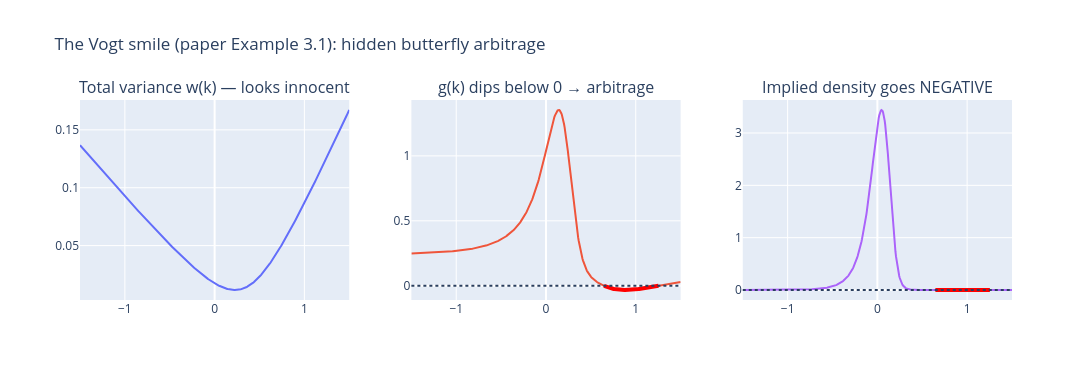

The notebook cell saved with this chart:
### Code cell
kk = np.linspace(-1.5, 1.5, 500)
dens, g = risk_neutral_density(kk, vogt)
fig = make_subplots(rows=1, cols=3, subplot_titles=(
    "Total variance w(k) — looks innocent", "g(k) dips below 0 → arbitrage", "Implied density goes NEGATIVE"))
fig.add_trace(go.Scatter(x=kk, y=svi_raw(kk, **vogt), name="w(k)"), 1, 1)
fig.add_trace(go.Scatter(x=kk, y=g, name="g(k)"), 1, 2)
fig.add_trace(go.Scatter(x=kk, y=np.where(g < 0, g, np.nan), mode="lines",
                         line=dict(color="red", width=4), name="g<0"), 1, 2)
fig.add_hline(y=0, line_dash="dot", row=1, col=2)
fig.add_trace(go.Scatter(x=kk, y=dens, name="density"), 1, 3)
fig.add_trace(go.Scatter(x=kk, y=np.where(dens < 0, dens, np.nan), mode="lines",
                         line=dict(color="red", width=4), name="p<0"), 1, 3)
fig.add_hline(y=0, line_dash="dot", row=1, col=3)
fig.update_layout(width=1100, height=380, showlegend=False,
                  title="The Vogt smile (paper Example 3.1): hidden butterfly arbitrage")
fig.show()

### Figure 1 — Plotly figure (JSON) as saved in the notebook; plotly's stock layout.template omitted (floating-point values rounded to 4 significant figures; data arrays with more than 128 entries replaced by an {"elided": "..."} marker saying what was removed)
{"data": [{"name": "w(k)", "type": "scatter", "x": {"elided": "500 float values"}, "xaxis": "x", "y": {"elided": "500 float values"}, "yaxis": "y"}, {"name": "g(k)", "type": "scatter", "x": {"elided": "500 float values"}, "xaxis": "x2", "y": {"elided": "500 float values"}, "yaxis": "y2"}, {"line": {"color": "red", "width": 4}, "mode": "lines", "name": "g<0", "type": "scatter", "x": {"elided": "500 float values"}, "xaxis": "x2", "y": {"elided": "500 float values"}, "yaxis": "y2"}, {"name": "density", "type": "scatter", "x": {"elided": "500 float values"}, "xaxis": "x3", "y": {"elided": "500 float values"}, "yaxis": "y3"}, {"line": {"color": "red", "width": 4}, "mode": "lines", "name": "p<0", "type": "scatter", "x": {"elided": "500 float values"}, "xaxis": "x3", "y": {"elided": "500 float values"}, "yaxis": "y3"}], "layout": {"annotations": [{"font": {"size": 16}, "showarrow": false, "text": "Total variance w(k) — looks innocent", "x": 0.1444, "xanchor": "center", "xref": "paper", "y": 1, "yanchor": "bottom", "yref": "paper"}, {"font": {"size": 16}, "showarrow": false, "text": "g(k) dips below 0 → arbitrage", "x": 0.5, "xanchor": "center", "xref": "paper", "y": 1, "yanchor": "bottom", "yref": "paper"}, {"font": {"size": 16}, "showarrow": false, "text": "Implied density goes NEGATIVE", "x": 0.8556, "xanchor": "center", "xref": "paper", "y": 1, "yanchor": "bottom", "yref": "paper"}], "height": 380, "shapes": [{"line": {"dash": "dot"}, "type": "line", "x0": 0, "x1": 1, "xref": "x2 domain", "y0": 0, "y1": 0, "yref": "y2"}, {"line": {"dash": "dot"}, "type": "line", "x0": 0, "x1": 1, "xref": "x3 domain", "y0": 0, "y1": 0, "yref": "y3"}], "showlegend": false, "title": {"text": "The Vogt smile (paper Example 3.1): hidden butterfly arbitrage"}, "width": 1100, "xaxis": {"anchor": "y", "domain": [0, 0.2889]}, "xaxis2": {"anchor": "y2", "domain": [0.3556, 0.6444]}, "xaxis3": {"anchor": "y3", "domain": [0.7111, 1]}, "yaxis": {"anchor": "x", "domain": [0, 1]}, "yaxis2": {"anchor": "x2", "domain": [0, 1]}, "yaxis3": {"anchor": "x3", "domain": [0, 1]}}}
